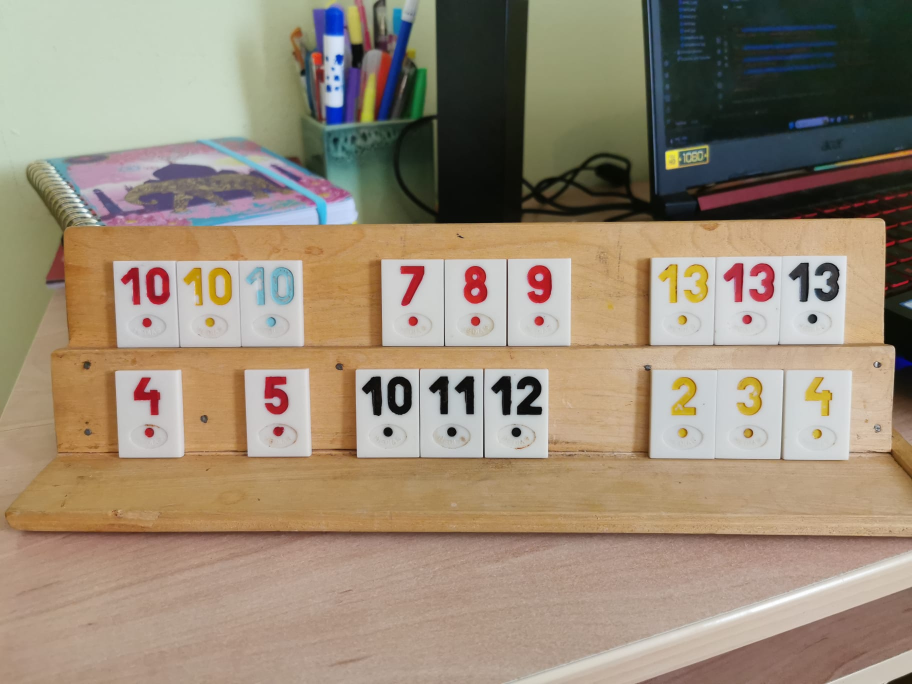
#> input picture MainApp/poze/remiacasa5.jpg, 1824 x 1368 px (shown at 1/2 size)
$ python 2.py
#> lines starting #> are read from the running program, lines starting #| are printed output that depends on the picture; after the words box and inside, x2 and y2 are one past the last pixel; in counts of white or black regions, pixels touching at a corner belong together
import cv2
import numpy as np
from identify_numbers_colors import identify_numbers_colors

# Load the image
image = cv2.imread('MainApp/poze/remiacasa5.jpg')
#> image is the input picture: shape (1368, 1824, 3); mean B, G, R 118.8, 138.3, 153

# Convert the image to grayscale
gray = cv2.cvtColor(image, cv2.COLOR_BGR2GRAY)
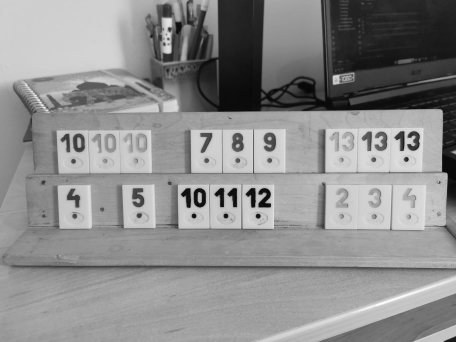
#> gray: shape (1368, 1824) (shown at 1/4 size); min 0, max 255, mean 140.5

# Apply Gaussian blur to reduce noise
blurred = cv2.GaussianBlur(gray, (5, 5), 0)


# Apply Canny edge detection
edges = cv2.Canny(blurred, 10, 100)
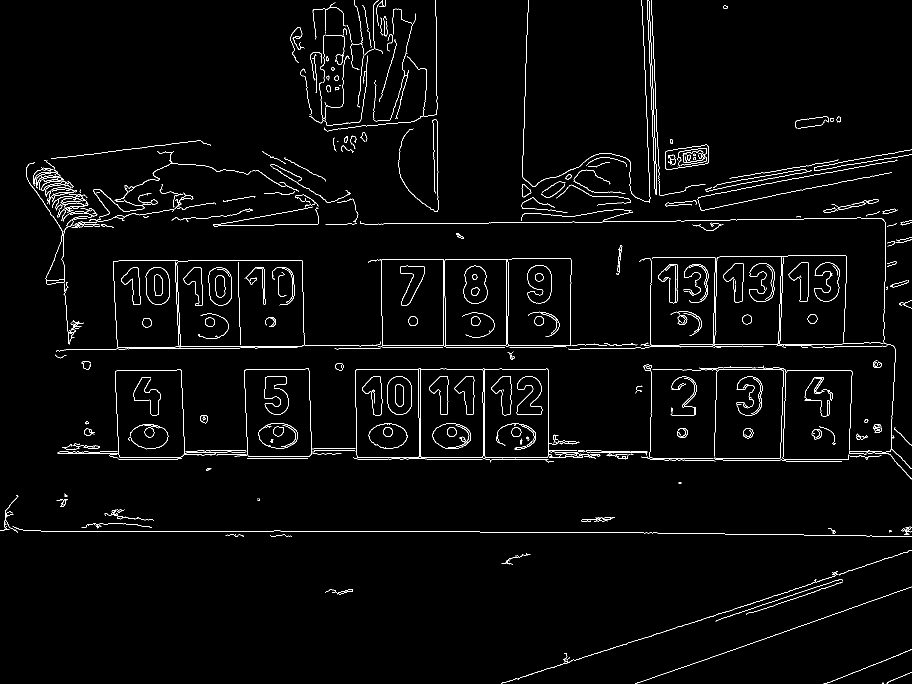
#> edges: shape (1368, 1824) (shown at 1/2 size); 2.2% white in thin lines or dots

cv2.imshow('Edges', edges)
cv2.waitKey(0)


# Find contours in the edge-detected image
contours, _ = cv2.findContours(edges, cv2.RETR_TREE,cv2.CHAIN_APPROX_NONE)
#> contours = 487 contours, 279 with area under 20; largest, box (x1, y1, x2, y2) and area: (711, 736, 1156, 916) 66708, (226, 520, 609, 695) 64742, (226, 520, 609, 695) 64732, (115, 739, 370, 916) 23033, (230, 739, 369, 916) 23018

# Detect circles using Hough Circle Transform
circles = cv2.HoughCircles(edges, cv2.HOUGH_GRADIENT, dp=1, minDist=1000, param1=200, param2=30, minRadius=5, maxRadius=20)
#> circles = [[298.5, 864.5, 8.2]]

# If circles are detected
if circles is not None:
    # Convert the coordinates and radius of the circles to integers
    circles = np.round(circles[0, :]).astype("int")
#> circles = [[298, 864, 8]]

    # Draw the circles on the original image
    for (x, y, r) in circles:
        cv2.circle(image, (x, y), r, (0, 255, 0), 4)  # Change the color and thickness as needed
        cv2.rectangle(image, (x - 5, y - 5), (x + 5, y + 5), (0, 128, 255), -1)  # Draw the center of the circle
#> this loop made 1 pass
#> image: shape (1368, 1824, 3); 0.01% of pixels changed, all inside (x1, y1, x2, y2) = (288, 854, 309, 875)

    # Display the image with circles
    cv2.imshow('Detected Circles', image)
    cv2.waitKey(0)
    print(len(circles))
#| 1
    cv2.destroyAllWindows()
else:
    print("No circles detected.")


# Filter only rectangles among the detected contours
rectangles = []
for contour in contours:
    perimeter = cv2.arcLength(contour, True)
    approx = cv2.approxPolyDP(contour, 0.08
                              * perimeter, True)
    if len(approx) == 4:
        rectangles.append(contour)
#> this loop made 487 passes
#> (perimeter, approx) on passes 1 to 3: (10.24, [[1765, 1365], [1765, 1367], [1766, 1365], [1767, 1367]]), (119.6, [[1823, 1344], [1773, 1366]]), (433.9, [[1147, 1318], [1002, 1366]])
#> after the loop, rectangles = 182 contours, 76 with area under 20; largest, box (x1, y1, x2, y2) and area: (711, 736, 1156, 916) 66708, (226, 520, 609, 695) 64742, (230, 739, 369, 916) 23018, (968, 737, 1098, 916) 22521, (488, 737, 624, 914) 22379
print(len(rectangles))
#| 182
for rectangle in rectangles:
    print (cv2.contourArea(rectangle))
#> this loop made 182 passes
#| 0.5
#| 11.5
#| 13.0
#| 7.0
#| 10.0
#> (further printed lines are left out)
# Find the smallest rectangle among the detected rectangles with an area larger than 100
min_area_threshold = 20000
for rectangle in rectangles:
    if cv2.contourArea(rectangle) > min_area_threshold:
        smallest_rectangle = rectangle
        break
else:
    # If no rectangle with area larger than 100 is found, exit
    print("No rectangle with area larger than 100 found")
    cv2.drawContours(image, rectangles, -1, (0, 255, 0), 2)
    cv2.imshow('Filtered Contours 2', image)
    cv2.waitKey(0)
    exit()
#> this loop made 38 passes

# Get the height of the smallest rectangle
cv2.drawContours(image, rectangles, -1, (0, 255, 0), 2)
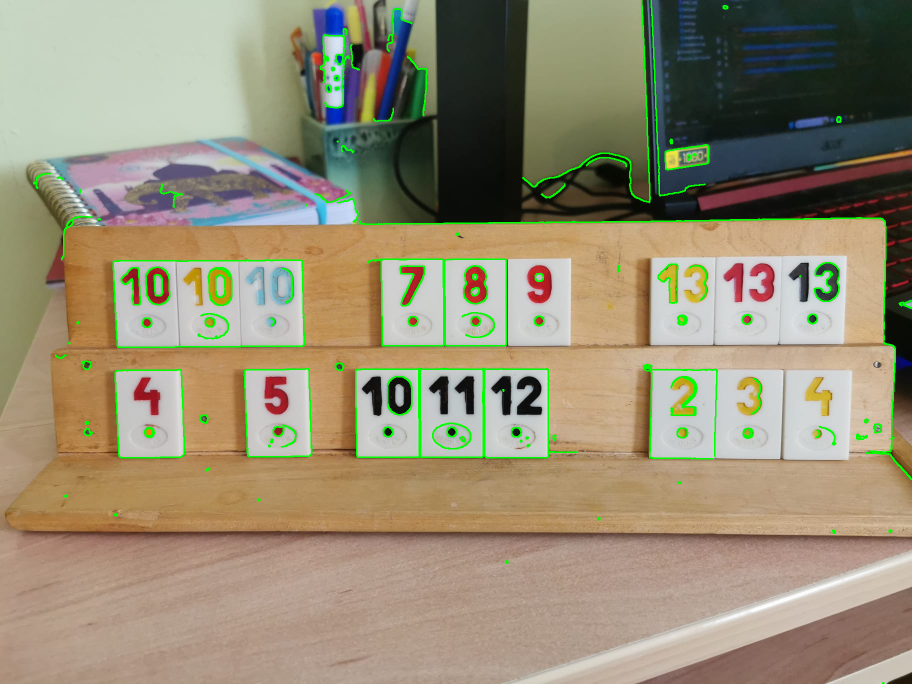
#> image: shape (1368, 1824, 3) (shown at 1/2 size); mean B, G, R 116.3, 141, 149.8
cv2.imshow('Filtered Contours 3', image)
cv2.waitKey(0)
x, y, w, h = cv2.boundingRect(smallest_rectangle)
#> x = 230; y = 739; w = 139; h = 177
min_rectangle_height = h
#> min_rectangle_height = 177

# Filter contours based on the height of the smallest rectangle and the height of other contours
filtered_contours = [contour for rectangle in rectangles if
                     min_rectangle_height * 1.2 > cv2.boundingRect(contour)[3] > min_rectangle_height * 0.8]
#> filtered_contours = []

# Draw the filtered contours on the original image
cv2.drawContours(image, filtered_contours, -1, (0, 255, 0), 2)

# [6 lines of commented-out code are left out]
cv2.imshow('Filtered Contours 4', image)
cv2.waitKey(0)
cv2.destroyAllWindows()

$ run again, with MainApp/poze/remiacasa2.jpg copied over MainApp/poze/remiacasa5.jpg
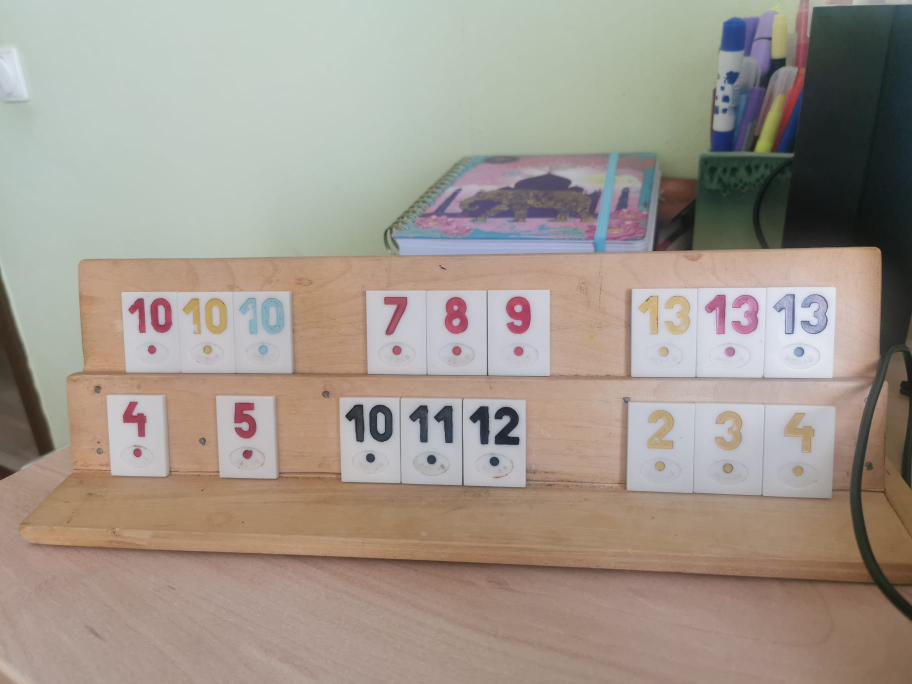
#> input picture MainApp/poze/remiacasa2.jpg, 1824 x 1368 px (shown at 1/2 size)
#> image is the input picture: shape (1368, 1824, 3); mean B, G, R 141.5, 151.6, 161.3
#> `edges = cv2.Canny(blurred, 10, 100)`:
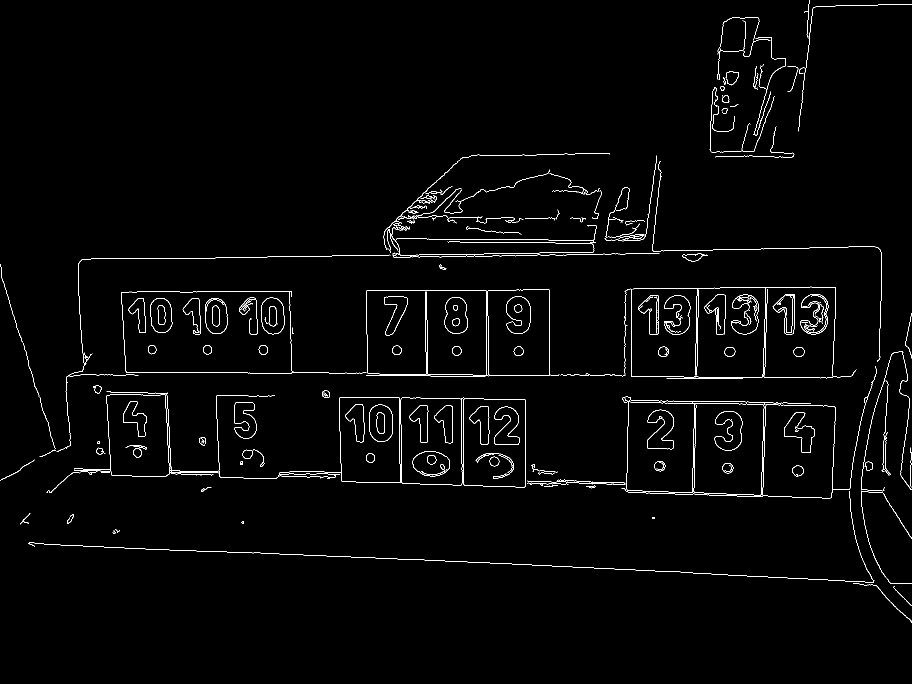
#> edges: shape (1368, 1824) (shown at 1/2 size); 1.6% white in thin lines or dots
#> contours = 265 contours, 104 with area under 20; largest, box (x1, y1, x2, y2) and area: (243, 582, 733, 747) 54202, (243, 582, 586, 747) 54194, (1243, 766, 1746, 997) 23493, (1253, 802, 1390, 986) 23447, (926, 797, 1052, 975) 21702
#> `circles = cv2.HoughCircles(edges, cv2.HOUGH_GRADIENT, dp=1, minDist=10..`: circles = [[988.5, 922.5, 8.2]]
#> `circles = np.round(circles[0, :]).astype("int")`: circles = [[988, 922, 8]]
#> the loop `for (x, y, r) in circles:` made 1 pass
#| 1
#> the loop `for contour in contours:` made 265 passes
#> (perimeter, approx) on passes 1, 2, 4: (116.8, [[1787, 1172], [1822, 1211]]), (318.5, [[1706, 1167], [1822, 1245]]), (29.8, [[231, 1058], [234, 1065], [238, 1062]])
#> after the loop `for contour in contours:`: rectangles = 123 contours, 32 with area under 20; largest, box (x1, y1, x2, y2) and area: (243, 582, 586, 747) 54194, (1253, 802, 1390, 986) 23447, (926, 797, 1052, 975) 21702, (926, 797, 1052, 975) 21696, (975, 579, 1119, 752) 21087
#| 123
#> the loop `for rectangle in rectangles:` made 123 passes
#| 13.5
#| 9.5
#| 11.5
#| 8.5
#| 22.0
#> (further printed lines are left out)
#> the loop `for rectangle in rectangles:` made 26 passes
#> `cv2.drawContours(image, rectangles, -1, (0, 255, 0), 2)`:
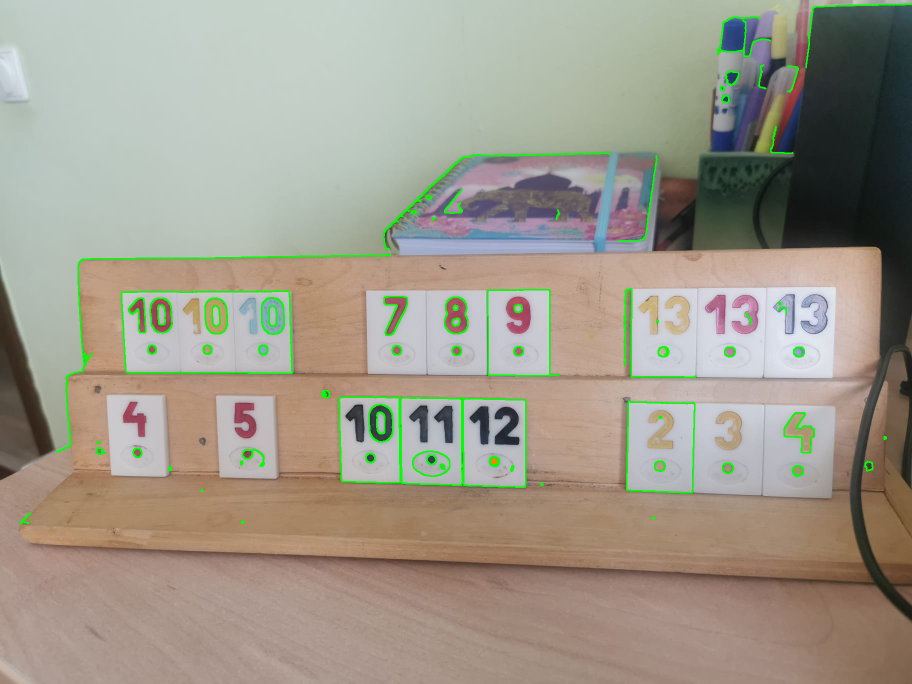
#> image: shape (1368, 1824, 3) (shown at 1/2 size); mean B, G, R 139.2, 153.2, 158.9
#> `x, y, w, h = cv2.boundingRect(smallest_rectangle)`: x = 926; y = 797; w = 126; h = 178
#> filtered_contours = []

$ run again, with MainApp/poze/remiacasa3.jpg copied over MainApp/poze/remiacasa5.jpg
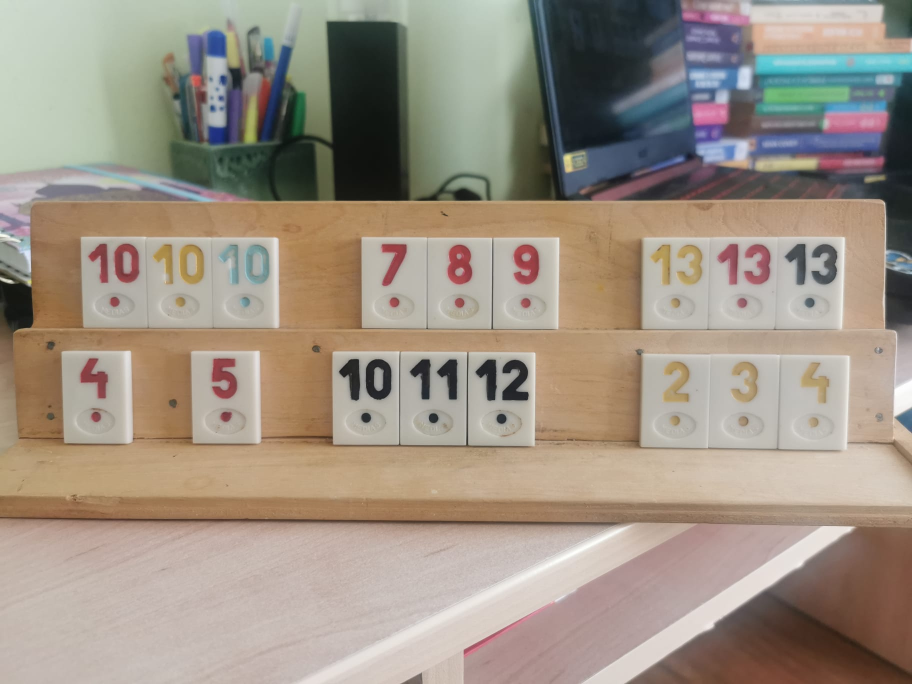
#> input picture MainApp/poze/remiacasa3.jpg, 1824 x 1368 px (shown at 1/2 size)
#> image is the input picture: shape (1368, 1824, 3); mean B, G, R 132.3, 145.8, 157.5
#> `edges = cv2.Canny(blurred, 10, 100)`:
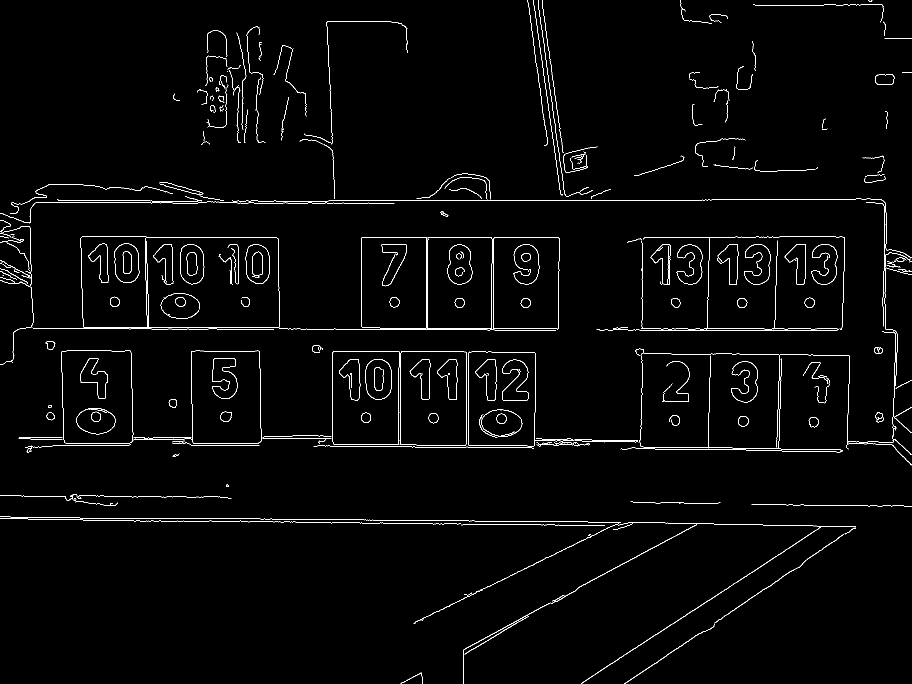
#> edges: shape (1368, 1824) (shown at 1/2 size); 1.8% white in thin lines or dots
#> contours = 302 contours, 164 with area under 20; largest, box (x1, y1, x2, y2) and area: (161, 473, 559, 656) 71294, (161, 473, 559, 656) 71275, (558, 474, 1119, 661) 70918, (123, 701, 267, 888) 25702, (123, 701, 267, 888) 25693
#> `circles = cv2.HoughCircles(edges, cv2.HOUGH_GRADIENT, dp=1, minDist=10..`: circles = [[731.5, 834.5, 10.2]]
#> `circles = np.round(circles[0, :]).astype("int")`: circles = [[732, 834, 10]]
#> the loop `for (x, y, r) in circles:` made 1 pass
#| 1
#> the loop `for contour in contours:` made 302 passes
#> (perimeter, approx) on passes 1 to 3: (147.3, [[843, 1346], [845, 1367], [842, 1345], [801, 1366]]), (464.3, [[1429, 1248], [1248, 1366]]), (319, [[1057, 1232], [929, 1308]])
#> after the loop `for contour in contours:`: rectangles = 131 contours, 53 with area under 20; largest, box (x1, y1, x2, y2) and area: (161, 473, 559, 656) 71294, (123, 701, 267, 888) 25702, (123, 701, 267, 888) 25693, (382, 701, 523, 888) 25248, (936, 703, 1072, 893) 25004
#| 131
#> the loop `for rectangle in rectangles:` made 131 passes
#> rectangle on passes 4, 54: [[62, 893], [63, 892], [64, 893], [63, 894]], [[1590, 520], [1591, 521], [1592, 521], [1591, 520]]
#> (printed output is left out)
#> the loop `for rectangle in rectangles:` made 16 passes
#> `cv2.drawContours(image, rectangles, -1, (0, 255, 0), 2)`:
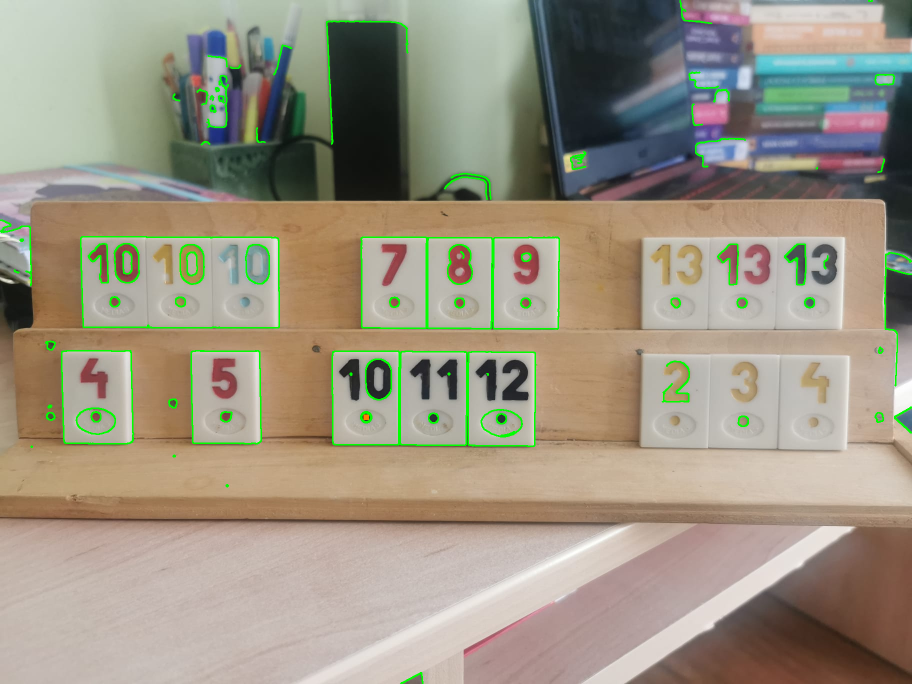
#> image: shape (1368, 1824, 3) (shown at 1/2 size); mean B, G, R 130, 147.7, 154.8
#> `x, y, w, h = cv2.boundingRect(smallest_rectangle)`: x = 936; y = 703; w = 136; h = 190
#> filtered_contours = []
